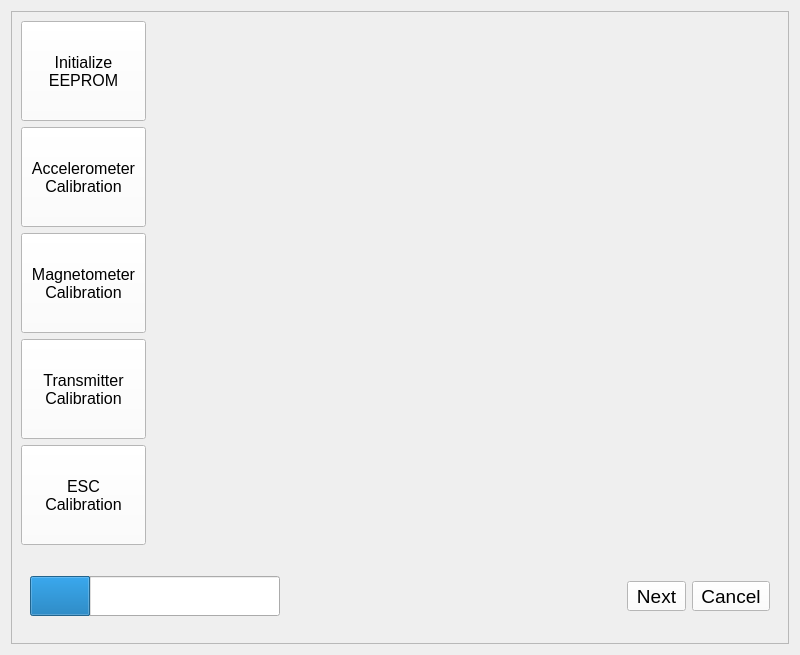
<?xml version="1.0" encoding="UTF-8"?>
<ui version="4.0">
 <class>PanelCalibrate</class>
 <widget class="QWidget" name="PanelCalibrate">
  <property name="geometry">
   <rect>
    <x>0</x>
    <y>0</y>
    <width>800</width>
    <height>655</height>
   </rect>
  </property>
  <property name="font">
   <font>
    <pointsize>14</pointsize>
   </font>
  </property>
  <property name="windowTitle">
   <string>Form</string>
  </property>
  <property name="styleSheet">
   <string notr="true"/>
  </property>
  <layout class="QGridLayout" name="gridLayout">
   <item row="0" column="0">
    <widget class="QFrame" name="frame">
     <property name="styleSheet">
      <string notr="true">background-color:
qradialgradient(
   cx: 0.5, cy: -1.8,
   fx: 0.5, fy: 0,
   radius: 2, 
   stop: 0 #9aa9be,
   stop: 1 #293859);</string>
     </property>
     <property name="frameShape">
      <enum>QFrame::StyledPanel</enum>
     </property>
     <property name="frameShadow">
      <enum>QFrame::Raised</enum>
     </property>
     <layout class="QGridLayout" name="gridLayout_2">
      <item row="1" column="0">
       <widget class="QToolButton" name="accelCal">
        <property name="minimumSize">
         <size>
          <width>125</width>
          <height>100</height>
         </size>
        </property>
        <property name="font">
         <font>
          <pointsize>12</pointsize>
         </font>
        </property>
        <property name="styleSheet">
         <string notr="true">background-color: rgb(255, 255, 255);</string>
        </property>
        <property name="text">
         <string>Accelerometer
Calibration</string>
        </property>
        <property name="icon">
         <iconset resource="../../commuicator.qrc">
          <normaloff>:/images/resources/accelCal.png</normaloff>:/images/resources/accelCal.png</iconset>
        </property>
        <property name="iconSize">
         <size>
          <width>50</width>
          <height>50</height>
         </size>
        </property>
        <property name="autoRepeat">
         <bool>false</bool>
        </property>
        <property name="popupMode">
         <enum>QToolButton::DelayedPopup</enum>
        </property>
        <property name="toolButtonStyle">
         <enum>Qt::ToolButtonTextUnderIcon</enum>
        </property>
        <property name="autoRaise">
         <bool>false</bool>
        </property>
       </widget>
      </item>
      <item row="3" column="0">
       <widget class="QToolButton" name="xmitCal">
        <property name="minimumSize">
         <size>
          <width>125</width>
          <height>100</height>
         </size>
        </property>
        <property name="font">
         <font>
          <pointsize>12</pointsize>
         </font>
        </property>
        <property name="styleSheet">
         <string notr="true">background-color: rgb(255, 255, 255);</string>
        </property>
        <property name="text">
         <string>Transmitter
Calibration</string>
        </property>
        <property name="icon">
         <iconset resource="../../commuicator.qrc">
          <normaloff>:/images/resources/transmitterCal.png</normaloff>:/images/resources/transmitterCal.png</iconset>
        </property>
        <property name="iconSize">
         <size>
          <width>50</width>
          <height>50</height>
         </size>
        </property>
        <property name="toolButtonStyle">
         <enum>Qt::ToolButtonTextUnderIcon</enum>
        </property>
       </widget>
      </item>
      <item row="5" column="0">
       <spacer name="verticalSpacer">
        <property name="orientation">
         <enum>Qt::Vertical</enum>
        </property>
        <property name="sizeHint" stdset="0">
         <size>
          <width>20</width>
          <height>40</height>
         </size>
        </property>
       </spacer>
      </item>
      <item row="2" column="0">
       <widget class="QToolButton" name="magCal">
        <property name="minimumSize">
         <size>
          <width>125</width>
          <height>100</height>
         </size>
        </property>
        <property name="font">
         <font>
          <pointsize>12</pointsize>
         </font>
        </property>
        <property name="styleSheet">
         <string notr="true">background-color: rgb(255, 255, 255);</string>
        </property>
        <property name="text">
         <string>Magnetometer
Calibration</string>
        </property>
        <property name="icon">
         <iconset resource="../../commuicator.qrc">
          <normaloff>:/images/resources/magCal.png</normaloff>:/images/resources/magCal.png</iconset>
        </property>
        <property name="iconSize">
         <size>
          <width>50</width>
          <height>50</height>
         </size>
        </property>
        <property name="toolButtonStyle">
         <enum>Qt::ToolButtonTextUnderIcon</enum>
        </property>
       </widget>
      </item>
      <item row="4" column="0">
       <widget class="QToolButton" name="escCal">
        <property name="minimumSize">
         <size>
          <width>125</width>
          <height>100</height>
         </size>
        </property>
        <property name="font">
         <font>
          <pointsize>12</pointsize>
         </font>
        </property>
        <property name="styleSheet">
         <string notr="true">background-color: rgb(255, 255, 255);</string>
        </property>
        <property name="text">
         <string>ESC
Calibration</string>
        </property>
        <property name="icon">
         <iconset resource="../../commuicator.qrc">
          <normaloff>:/images/resources/speedControlCal.png</normaloff>:/images/resources/speedControlCal.png</iconset>
        </property>
        <property name="iconSize">
         <size>
          <width>50</width>
          <height>50</height>
         </size>
        </property>
        <property name="toolButtonStyle">
         <enum>Qt::ToolButtonTextUnderIcon</enum>
        </property>
       </widget>
      </item>
      <item row="0" column="0">
       <widget class="QToolButton" name="initEEPROM">
        <property name="minimumSize">
         <size>
          <width>125</width>
          <height>100</height>
         </size>
        </property>
        <property name="font">
         <font>
          <pointsize>12</pointsize>
         </font>
        </property>
        <property name="styleSheet">
         <string notr="true">background-color: rgb(255, 255, 255);</string>
        </property>
        <property name="text">
         <string>Initialize
EEPROM</string>
        </property>
        <property name="icon">
         <iconset resource="../../commuicator.qrc">
          <normaloff>:/images/resources/debug.png</normaloff>:/images/resources/debug.png</iconset>
        </property>
        <property name="iconSize">
         <size>
          <width>50</width>
          <height>50</height>
         </size>
        </property>
        <property name="toolButtonStyle">
         <enum>Qt::ToolButtonTextUnderIcon</enum>
        </property>
       </widget>
      </item>
      <item row="0" column="1" rowspan="6">
       <widget class="QWidget" name="calScreen" native="true">
        <property name="styleSheet">
         <string notr="true">background-color: rgb(#9aa9be);</string>
        </property>
       </widget>
      </item>
      <item row="6" column="0" colspan="2">
       <widget class="QFrame" name="userConfirm">
        <property name="sizePolicy">
         <sizepolicy hsizetype="Preferred" vsizetype="Fixed">
          <horstretch>0</horstretch>
          <verstretch>0</verstretch>
         </sizepolicy>
        </property>
        <property name="minimumSize">
         <size>
          <width>0</width>
          <height>75</height>
         </size>
        </property>
        <property name="frameShape">
         <enum>QFrame::NoFrame</enum>
        </property>
        <property name="frameShadow">
         <enum>QFrame::Plain</enum>
        </property>
        <property name="lineWidth">
         <number>4</number>
        </property>
        <layout class="QGridLayout" name="gridLayout_3">
         <item row="1" column="2">
          <widget class="QToolButton" name="next">
           <property name="font">
            <font>
             <pointsize>14</pointsize>
            </font>
           </property>
           <property name="styleSheet">
            <string notr="true">background-color: rgb(255, 255, 255);</string>
           </property>
           <property name="text">
            <string>Next</string>
           </property>
           <property name="icon">
            <iconset resource="../../commuicator.qrc">
             <normaloff>:/images/resources/rightArrow.png</normaloff>:/images/resources/rightArrow.png</iconset>
           </property>
           <property name="iconSize">
            <size>
             <width>50</width>
             <height>50</height>
            </size>
           </property>
           <property name="toolButtonStyle">
            <enum>Qt::ToolButtonTextBesideIcon</enum>
           </property>
          </widget>
         </item>
         <item row="1" column="1">
          <spacer name="horizontalSpacer">
           <property name="orientation">
            <enum>Qt::Horizontal</enum>
           </property>
           <property name="sizeHint" stdset="0">
            <size>
             <width>495</width>
             <height>20</height>
            </size>
           </property>
          </spacer>
         </item>
         <item row="1" column="3">
          <widget class="QToolButton" name="cancel">
           <property name="font">
            <font>
             <pointsize>14</pointsize>
            </font>
           </property>
           <property name="styleSheet">
            <string notr="true">background-color: rgb(255, 255, 255);</string>
           </property>
           <property name="text">
            <string>Cancel</string>
           </property>
           <property name="icon">
            <iconset resource="../../commuicator.qrc">
             <normaloff>:/images/resources/cancel.png</normaloff>:/images/resources/cancel.png</iconset>
           </property>
           <property name="iconSize">
            <size>
             <width>45</width>
             <height>50</height>
            </size>
           </property>
           <property name="toolButtonStyle">
            <enum>Qt::ToolButtonTextBesideIcon</enum>
           </property>
          </widget>
         </item>
         <item row="1" column="0">
          <widget class="QProgressBar" name="calProgress">
           <property name="minimumSize">
            <size>
             <width>250</width>
             <height>40</height>
            </size>
           </property>
           <property name="font">
            <font>
             <pointsize>14</pointsize>
            </font>
           </property>
           <property name="styleSheet">
            <string notr="true">color: white;</string>
           </property>
           <property name="value">
            <number>24</number>
           </property>
          </widget>
         </item>
        </layout>
       </widget>
      </item>
     </layout>
    </widget>
   </item>
  </layout>
 </widget>
 <resources>
  <include location="../../commuicator.qrc"/>
 </resources>
 <connections/>
</ui>
